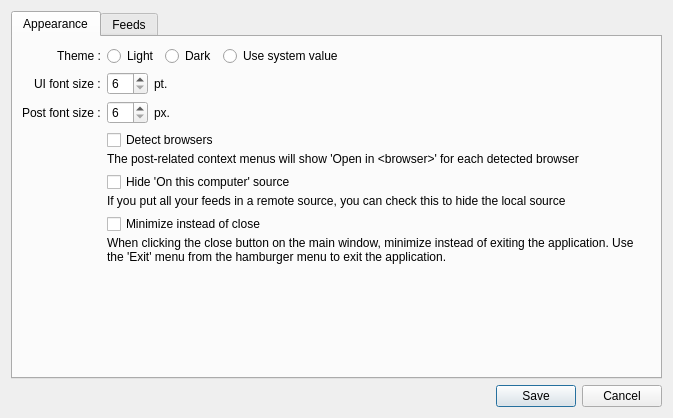
<?xml version="1.0" encoding="UTF-8"?>
<ui version="4.0">
 <class>DialogPreferences</class>
 <widget class="QDialog" name="DialogPreferences">
  <property name="geometry">
   <rect>
    <x>0</x>
    <y>0</y>
    <width>673</width>
    <height>418</height>
   </rect>
  </property>
  <property name="minimumSize">
   <size>
    <width>673</width>
    <height>418</height>
   </size>
  </property>
  <property name="maximumSize">
   <size>
    <width>1000</width>
    <height>800</height>
   </size>
  </property>
  <property name="windowTitle">
   <string>Preferences</string>
  </property>
  <layout class="QVBoxLayout" name="verticalLayout">
   <item>
    <widget class="QTabWidget" name="tabWidget">
     <property name="currentIndex">
      <number>0</number>
     </property>
     <widget class="QWidget" name="tabAppearance">
      <attribute name="title">
       <string>Appearance</string>
      </attribute>
      <layout class="QVBoxLayout" name="verticalLayout_2">
       <item>
        <layout class="QFormLayout" name="formLayout">
         <property name="labelAlignment">
          <set>Qt::AlignRight|Qt::AlignTrailing|Qt::AlignVCenter</set>
         </property>
         <item row="0" column="0">
          <widget class="QLabel" name="labelTheme">
           <property name="text">
            <string>Theme :</string>
           </property>
          </widget>
         </item>
         <item row="0" column="1">
          <layout class="QHBoxLayout" name="horizontalLayout">
           <item>
            <widget class="QRadioButton" name="radioButtonThemeLight">
             <property name="text">
              <string>Light</string>
             </property>
            </widget>
           </item>
           <item>
            <widget class="QRadioButton" name="radioButtonThemeDark">
             <property name="text">
              <string>Dark</string>
             </property>
            </widget>
           </item>
           <item>
            <widget class="QRadioButton" name="radioButtonThemeSystem">
             <property name="text">
              <string>Use system value</string>
             </property>
            </widget>
           </item>
           <item>
            <spacer name="horizontalSpacer">
             <property name="orientation">
              <enum>Qt::Horizontal</enum>
             </property>
             <property name="sizeHint" stdset="0">
              <size>
               <width>40</width>
               <height>20</height>
              </size>
             </property>
            </spacer>
           </item>
          </layout>
         </item>
         <item row="1" column="0">
          <widget class="QLabel" name="labelUIFontSize">
           <property name="text">
            <string>UI font size :</string>
           </property>
          </widget>
         </item>
         <item row="1" column="1">
          <layout class="QHBoxLayout" name="horizontalLayout_2">
           <item>
            <widget class="QSpinBox" name="spinBoxUIFontSize">
             <property name="minimum">
              <number>6</number>
             </property>
            </widget>
           </item>
           <item>
            <widget class="QLabel" name="labelPT">
             <property name="text">
              <string notr="true">pt.</string>
             </property>
            </widget>
           </item>
           <item>
            <spacer name="horizontalSpacer_2">
             <property name="orientation">
              <enum>Qt::Horizontal</enum>
             </property>
             <property name="sizeHint" stdset="0">
              <size>
               <width>40</width>
               <height>20</height>
              </size>
             </property>
            </spacer>
           </item>
          </layout>
         </item>
         <item row="2" column="0">
          <widget class="QLabel" name="labelPostFontSize">
           <property name="text">
            <string>Post font size :</string>
           </property>
          </widget>
         </item>
         <item row="2" column="1">
          <layout class="QHBoxLayout" name="horizontalLayout_4">
           <item>
            <widget class="QSpinBox" name="spinBoxPostFontSize">
             <property name="minimum">
              <number>6</number>
             </property>
            </widget>
           </item>
           <item>
            <widget class="QLabel" name="labelPX">
             <property name="text">
              <string notr="true">px.</string>
             </property>
            </widget>
           </item>
           <item>
            <spacer name="horizontalSpacer_3">
             <property name="orientation">
              <enum>Qt::Horizontal</enum>
             </property>
             <property name="sizeHint" stdset="0">
              <size>
               <width>40</width>
               <height>20</height>
              </size>
             </property>
            </spacer>
           </item>
          </layout>
         </item>
         <item row="3" column="1">
          <layout class="QVBoxLayout" name="verticalLayout_6">
           <property name="spacing">
            <number>2</number>
           </property>
           <item>
            <widget class="QCheckBox" name="checkBoxDetectBrowsers">
             <property name="text">
              <string>Detect browsers</string>
             </property>
            </widget>
           </item>
           <item>
            <widget class="QLabel" name="labelDetectBrowsersInfo">
             <property name="font">
              <font>
               <pointsize>9</pointsize>
              </font>
             </property>
             <property name="text">
              <string>&lt;html&gt;&lt;head/&gt;&lt;body&gt;&lt;p&gt;The post-related context menus will show 'Open in &amp;lt;browser&amp;gt;' for each detected browser&lt;/p&gt;&lt;/body&gt;&lt;/html&gt;</string>
             </property>
            </widget>
           </item>
          </layout>
         </item>
         <item row="4" column="1">
          <layout class="QVBoxLayout" name="verticalLayout_7">
           <property name="spacing">
            <number>2</number>
           </property>
           <item>
            <widget class="QCheckBox" name="checkBoxHideLocalSource">
             <property name="text">
              <string>Hide 'On this computer' source</string>
             </property>
            </widget>
           </item>
           <item>
            <widget class="QLabel" name="labelHideLocalSourceInfo">
             <property name="font">
              <font>
               <pointsize>9</pointsize>
              </font>
             </property>
             <property name="text">
              <string>If you put all your feeds in a remote source, you can check this to hide the local source</string>
             </property>
            </widget>
           </item>
          </layout>
         </item>
         <item row="5" column="1">
          <layout class="QVBoxLayout" name="verticalLayout_9">
           <property name="spacing">
            <number>2</number>
           </property>
           <item>
            <widget class="QCheckBox" name="checkBoxMinimizeInsteadOfClose">
             <property name="text">
              <string>Minimize instead of close</string>
             </property>
            </widget>
           </item>
           <item>
            <widget class="QLabel" name="labelHideInsteadOfCloseInfo">
             <property name="font">
              <font>
               <pointsize>9</pointsize>
              </font>
             </property>
             <property name="text">
              <string>When clicking the close button on the main window, minimize instead of exiting the application. Use the 'Exit' menu from the hamburger menu to exit the application.</string>
             </property>
             <property name="wordWrap">
              <bool>true</bool>
             </property>
            </widget>
           </item>
           <item>
            <spacer name="verticalSpacer_3">
             <property name="orientation">
              <enum>Qt::Vertical</enum>
             </property>
             <property name="sizeHint" stdset="0">
              <size>
               <width>20</width>
               <height>40</height>
              </size>
             </property>
            </spacer>
           </item>
          </layout>
         </item>
        </layout>
       </item>
       <item>
        <spacer name="verticalSpacer_2">
         <property name="orientation">
          <enum>Qt::Vertical</enum>
         </property>
         <property name="sizeHint" stdset="0">
          <size>
           <width>20</width>
           <height>40</height>
          </size>
         </property>
        </spacer>
       </item>
      </layout>
     </widget>
     <widget class="QWidget" name="tabFeeds">
      <attribute name="title">
       <string>Feeds</string>
      </attribute>
      <layout class="QVBoxLayout" name="verticalLayout_3">
       <item>
        <layout class="QFormLayout" name="formLayout_2">
         <property name="labelAlignment">
          <set>Qt::AlignRight|Qt::AlignTop|Qt::AlignTrailing</set>
         </property>
         <item row="0" column="0">
          <widget class="QLabel" name="labelRefreshBehaviour">
           <property name="text">
            <string>Refresh behaviour :</string>
           </property>
          </widget>
         </item>
         <item row="0" column="1">
          <layout class="QVBoxLayout" name="verticalLayout_4">
           <property name="spacing">
            <number>3</number>
           </property>
           <item>
            <layout class="QHBoxLayout" name="horizontalLayout_3">
             <item>
              <widget class="QRadioButton" name="radioButtonRefreshBehaviourAsSelected">
               <property name="text">
                <string>Depending on selection</string>
               </property>
              </widget>
             </item>
             <item>
              <widget class="QRadioButton" name="radioButtonradioButtonRefreshBehaviourForceSource">
               <property name="text">
                <string>Entire source</string>
               </property>
              </widget>
             </item>
             <item>
              <spacer name="horizontalSpacer_5">
               <property name="orientation">
                <enum>Qt::Horizontal</enum>
               </property>
               <property name="sizeHint" stdset="0">
                <size>
                 <width>40</width>
                 <height>20</height>
                </size>
               </property>
              </spacer>
             </item>
            </layout>
           </item>
           <item>
            <widget class="QLabel" name="labelRefreshBehaviourInfo">
             <property name="font">
              <font>
               <pointsize>9</pointsize>
              </font>
             </property>
             <property name="text">
              <string>Choose whether the refresh button in the toolbar will refresh the entire source, regardless of what feed is currently selected, or refresh only what is selected in the source list.</string>
             </property>
             <property name="wordWrap">
              <bool>true</bool>
             </property>
            </widget>
           </item>
          </layout>
         </item>
         <item row="2" column="0">
          <widget class="QLabel" name="labelAutoRefreshInterval">
           <property name="text">
            <string>Auto refresh every :</string>
           </property>
          </widget>
         </item>
         <item row="2" column="1">
          <layout class="QVBoxLayout" name="verticalLayout_5">
           <property name="spacing">
            <number>3</number>
           </property>
           <item>
            <layout class="QHBoxLayout" name="horizontalLayout_5">
             <item>
              <widget class="QSpinBox" name="spinBoxAutoRefreshInterval">
               <property name="minimum">
                <number>1</number>
               </property>
               <property name="maximum">
                <number>999</number>
               </property>
              </widget>
             </item>
             <item>
              <widget class="QLabel" name="labelAutoRefreshMinutes">
               <property name="text">
                <string>minutes</string>
               </property>
              </widget>
             </item>
             <item>
              <spacer name="horizontalSpacer_4">
               <property name="orientation">
                <enum>Qt::Horizontal</enum>
               </property>
               <property name="sizeHint" stdset="0">
                <size>
                 <width>40</width>
                 <height>20</height>
                </size>
               </property>
              </spacer>
             </item>
            </layout>
           </item>
           <item>
            <widget class="QLabel" name="labelAutoRefreshInfo">
             <property name="font">
              <font>
               <pointsize>9</pointsize>
              </font>
             </property>
             <property name="text">
              <string>&lt;html&gt;&lt;head/&gt;&lt;body&gt;&lt;p&gt;These auto refresh settings apply only to the local 'On this computer' source. The refresh interval of remote sources can be configured in their respective configuration files.&lt;/p&gt;&lt;/body&gt;&lt;/html&gt;</string>
             </property>
             <property name="wordWrap">
              <bool>true</bool>
             </property>
            </widget>
           </item>
          </layout>
         </item>
         <item row="1" column="1">
          <widget class="QCheckBox" name="checkBoxAutoRefreshEnabled">
           <property name="text">
            <string>Auto refresh feeds</string>
           </property>
          </widget>
         </item>
         <item row="3" column="0">
          <widget class="QLabel" name="labelLogLevel">
           <property name="text">
            <string>Log level :</string>
           </property>
          </widget>
         </item>
         <item row="3" column="1">
          <layout class="QVBoxLayout" name="verticalLayout_8">
           <property name="spacing">
            <number>2</number>
           </property>
           <item>
            <layout class="QHBoxLayout" name="horizontalLayout_6">
             <item>
              <widget class="QComboBox" name="comboBoxLogLevel"/>
             </item>
             <item>
              <spacer name="horizontalSpacer_6">
               <property name="orientation">
                <enum>Qt::Horizontal</enum>
               </property>
               <property name="sizeHint" stdset="0">
                <size>
                 <width>40</width>
                 <height>20</height>
                </size>
               </property>
              </spacer>
             </item>
            </layout>
           </item>
           <item>
            <widget class="QLabel" name="label">
             <property name="font">
              <font>
               <pointsize>9</pointsize>
              </font>
             </property>
             <property name="text">
              <string>The log level only applies to the local 'On this computer' source. The log level of remote sources can be configured in their respective configuration files.</string>
             </property>
             <property name="wordWrap">
              <bool>true</bool>
             </property>
            </widget>
           </item>
          </layout>
         </item>
        </layout>
       </item>
       <item>
        <spacer name="verticalSpacer">
         <property name="orientation">
          <enum>Qt::Vertical</enum>
         </property>
         <property name="sizeHint" stdset="0">
          <size>
           <width>20</width>
           <height>40</height>
          </size>
         </property>
        </spacer>
       </item>
      </layout>
     </widget>
    </widget>
   </item>
   <item>
    <widget class="QDialogButtonBox" name="buttonBox">
     <property name="standardButtons">
      <set>QDialogButtonBox::Cancel|QDialogButtonBox::Save</set>
     </property>
    </widget>
   </item>
  </layout>
 </widget>
 <tabstops>
  <tabstop>tabWidget</tabstop>
  <tabstop>radioButtonThemeLight</tabstop>
  <tabstop>radioButtonThemeDark</tabstop>
  <tabstop>radioButtonThemeSystem</tabstop>
  <tabstop>spinBoxUIFontSize</tabstop>
  <tabstop>spinBoxPostFontSize</tabstop>
  <tabstop>radioButtonRefreshBehaviourAsSelected</tabstop>
  <tabstop>radioButtonradioButtonRefreshBehaviourForceSource</tabstop>
  <tabstop>checkBoxAutoRefreshEnabled</tabstop>
  <tabstop>spinBoxAutoRefreshInterval</tabstop>
 </tabstops>
 <resources/>
 <connections>
  <connection>
   <sender>buttonBox</sender>
   <signal>accepted()</signal>
   <receiver>DialogPreferences</receiver>
   <slot>accept()</slot>
   <hints>
    <hint type="sourcelabel">
     <x>336</x>
     <y>396</y>
    </hint>
    <hint type="destinationlabel">
     <x>336</x>
     <y>208</y>
    </hint>
   </hints>
  </connection>
  <connection>
   <sender>buttonBox</sender>
   <signal>rejected()</signal>
   <receiver>DialogPreferences</receiver>
   <slot>reject()</slot>
   <hints>
    <hint type="sourcelabel">
     <x>336</x>
     <y>396</y>
    </hint>
    <hint type="destinationlabel">
     <x>336</x>
     <y>208</y>
    </hint>
   </hints>
  </connection>
 </connections>
</ui>
